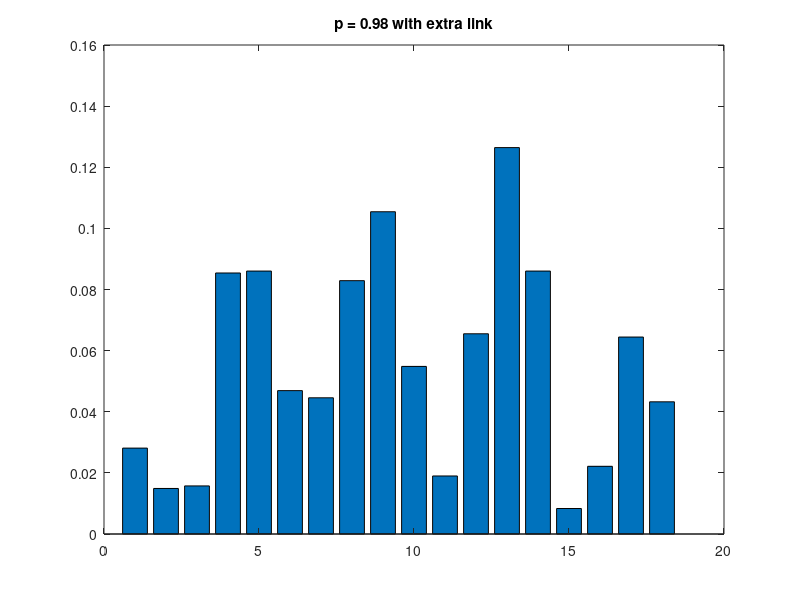

Write the MATLAB code that produced this figure.
% Estimate the PageRank for a small web connectivity
% matrix using the power method.

p = 0.98;  % "teleport" probability

% Set up the connectivity matrix using index
% vectors that define the from-to connections
% between pages numbered 1 to n.
n = 18;      % number of pages

ii = [5 11 2 3 1 7 9 6 10 8 4 5 14 1 8 9 8 10 12 13 13 9 6 12 8 7 7 13 14 18 17 11 12 15 12 13 16 13 12 13 17]; % which page jj is connecting to
jj = [13 1 1 2 3 3 3 4 4 4 5 6 6 7 7 8 9 9 9 9 10 10 10 11 11 11 12 12 13 14 14 15 15 16 16 16 17 17 17 18 18]; % #outlinks
G = sparse(ii, jj, 1, n, n);

c = full(sum(G));  % column sums
e = ones(n,1);
k = find(c~=0);    % indices of zero columns 
D = sparse(k, k, 1./c(k), n, n);
z = ((1-p)*(c~=0) + (c==0)) / n;

A = p*G*D + e*z;   % PageRank matrix

x = e/n;           % initial guess
xold = zeros(n,1);
niter = 0;
while norm(x-xold) > 0.0001,
  niter = niter + 1;
  xold = x;
  x = A*x;
end
x, niter
bar(x), shg    % plot ranks as a bar plot
title("p = 0.98 with extra link")